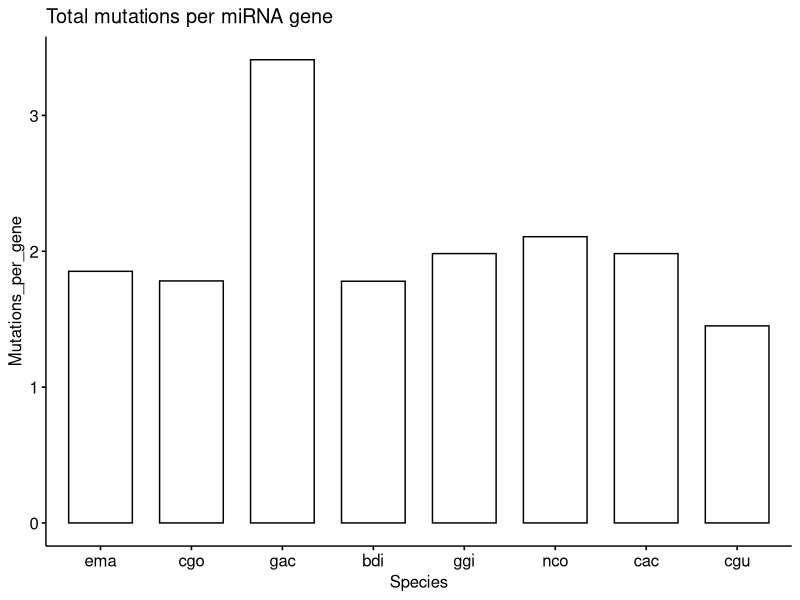

The R script that drew this image: (Note: this script raises an error after producing the figure.)
## ---- chunk 1
knitr::opts_chunk$set(echo = TRUE)
## ---- chunk 2
library(tidyverse)
library(ggpubr)
library(gridExtra)
## ---- chunk 3
dat <- read.csv("test.csv") #change this csv
## ---- chunk 4
# Number_of_Mutations = sum(which(dat$Species == unique(dat$Species))), 
total <- c(unique(dat$Total), 244)

dat_counts <- data.frame(Species = unique(dat$Species), Totals = total)
vec <- c()
for(i in dat_counts$Species){
  vec <- c(vec, length(which(dat$Species == i)))
}
dat_counts$Number_of_mut <- vec

dat_counts <- mutate(dat_counts, Mutations_per_gene = dat_counts$Number_of_mut/dat_counts$Totals)
## ---- chunk 5
adjust_for_total <- function(x) {
  #funtion that divides the number of counts by the total number of miRNA genes for that species
  vect <- c()
  for(i in unique(x$Species)){
    vect <- c(vect, length(which(x$Species== i)))
  }
  dat_fram <- data.frame(Species = unique(x$Species), Counts = vect)
  dat_fram <- mutate(dat_fram, Mutations_per_gene = dat_fram$Counts/dat_counts$Totals)
  dat_fram$Species <- factor(dat_fram$Species, c("gac", "bdi", "cgo", "ema", "ggi", "nco", "cgu", "cac"))
  return(dat_fram)}

## ---- chunk 6
ggbarplot(data = dat_counts, x = "Species", y = "Mutations_per_gene", title = "Total mutations per miRNA gene")
## ---- chunk 7
dat_mats <- filter(dat, dat$Feature == "5p" | dat$Feature == "3p" | dat$Feature == "5p-seed" | dat$Feature == "3p-seed")
data_fram <- adjust_for_total(dat_mats)
a <- ggbarplot(data = data_fram, x = "Species", y = "Mutations_per_gene", title = "Mutations per miRNA gene in Mature Region", fill = c("#ff624c","#fe948c",                                                                                                    
"#60d933",
"#017300",
"#89bde1",
"#42aff6",
"#004c7f",
"#00a0f9"))

dat_out <- filter(dat, dat$Feature == "head" | dat$Feature == "tail" | dat$Feature == "loop")
data_fram <- adjust_for_total(dat_out)
b <- ggbarplot(data = data_fram, x = "Species", y = "Mutations_per_gene", title = "Mutations per miRNA gene in Mature Region", fill = c("#ff624c","#fe948c",                                                                                             
"#60d933",
"#017300",
"#89bde1",
"#42aff6",
"#004c7f",
"#00a0f9"))

grid.arrange(a,b, heights = c(2,2))
## ---- chunk 8
dat_seeds <- filter(dat, dat$Feature == "5p-seed" | dat$Feature == "3p-seed")
data_fram1 <- adjust_for_total(dat_seeds)
ggbarplot(data = data_fram1, x = "Species", y = "Mutations_per_gene", title = "Mutations per miRNA gene in Seed Regions")
## ---- chunk 9
dat_mats_wo_seed <- filter(dat, dat$Feature == "5p" | dat$Feature == "3p")
data_fram2 <- adjust_for_total(dat_mats_wo_seed)
ggbarplot(data = data_fram2, x = "Species", y = "Mutations_per_gene", title = "Mutations per miRNA gene in Mature Region Excluding seed region")
## ---- chunk 10
dat_ends <- filter(dat, dat$Feature == "head" | dat$Feature == "tail")
data_fram4 <- adjust_for_total(dat_ends)
ggbarplot(data = data_fram4, x = "Species", y = "Mutations_per_gene", title = "Mutations per miRNA gene in Head and Tail Region")
## ---- chunk 11
dat_loop <- filter(dat, dat$Feature == "loop")
data_fram5 <- adjust_for_total(dat_loop)
ggbarplot(data = data_fram5, x = "Species", y = "Mutations_per_gene", title = "Mutations per miRNA gene in Loop region")
## ---- chunk 12
dat <- mutate(dat, InMature = ifelse(dat$Feature == "5p" | dat$Feature == "3p" | dat$Feature == "5p-seed" | dat$Feature == "3p-seed", "In", "Out"))

vect <- c()
vect_species <- c()
vect_in_out <- c()
for(i in unique(dat$Species)){
  vect_species <- c(vect_species, rep(i, 2))
  vect_in_out <- c(vect_in_out, "Outside Mature", "Inside Mature")
  vect <- c(vect, length(which(dat$Species == i & dat$InMature == "Out")))
  vect<- c(vect, length(which(dat$Species == i & dat$InMature == "In")))
}

final_dat <- data.frame("Species" = vect_species, "In_out" <- vect_in_out, "Counts" <- vect/dat_counts$Total)

# vect_out_long <- c()
# vect_in_long <- c()
# lens <- c(unique(dat$Total), 244)
# for(i in length(vect_out)){
#   vect_out_long <- c(vect_out_long, rep(vect_out[i]/dat_counts$Totals[i], lens[i]))
#   vect_in_long <- c(vect_in_long, rep(vect_in[i]/dat_counts$Totals[i], lens[i]))
# }
# 
# dat <- mutate(dat, Counts_in = vect_in_long, Counts_out = vect_out_long)

## ---- chunk 13
final_dat$Species <- factor(final_dat$Species, c("gac", "bdi", "cgo", "ema", "ggi", "nco", "cgu", "cac"))
ggplot(data = final_dat, aes(fill = In_out, y = Counts, x = Species)) + 
    geom_bar(position="dodge", stat="identity")
